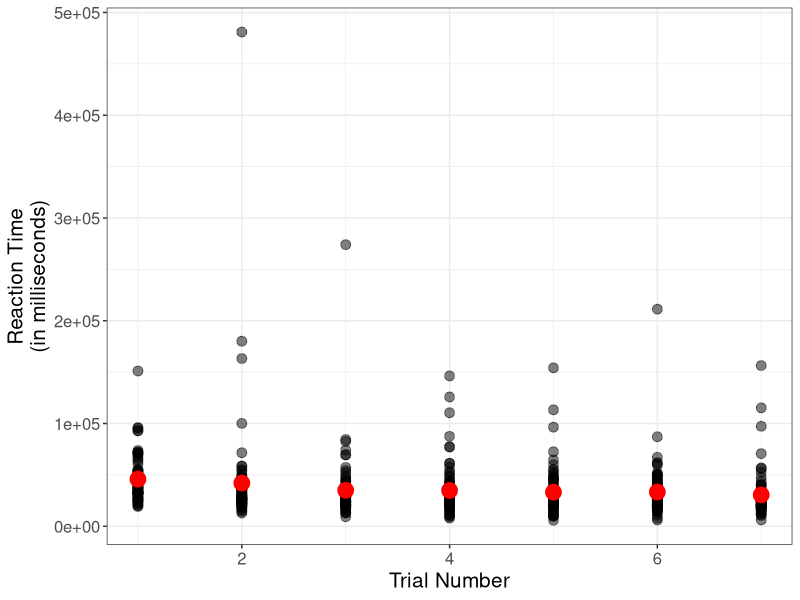
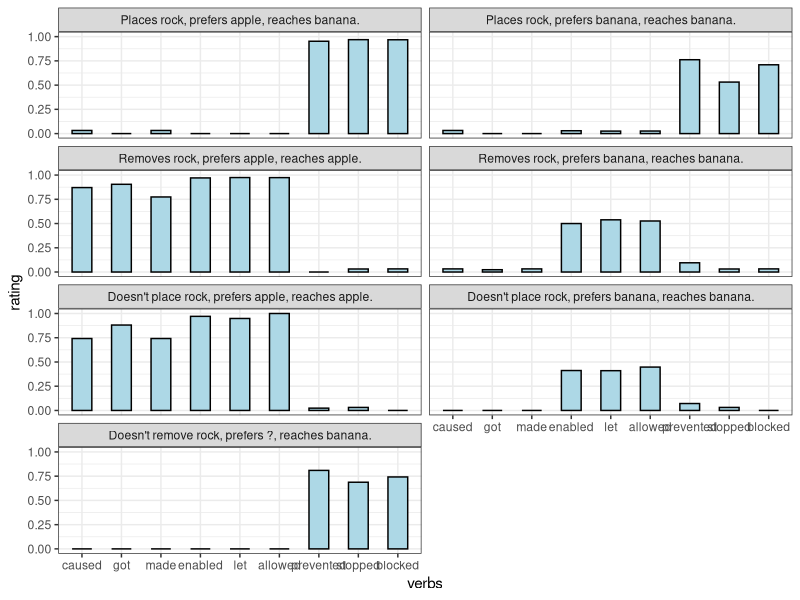
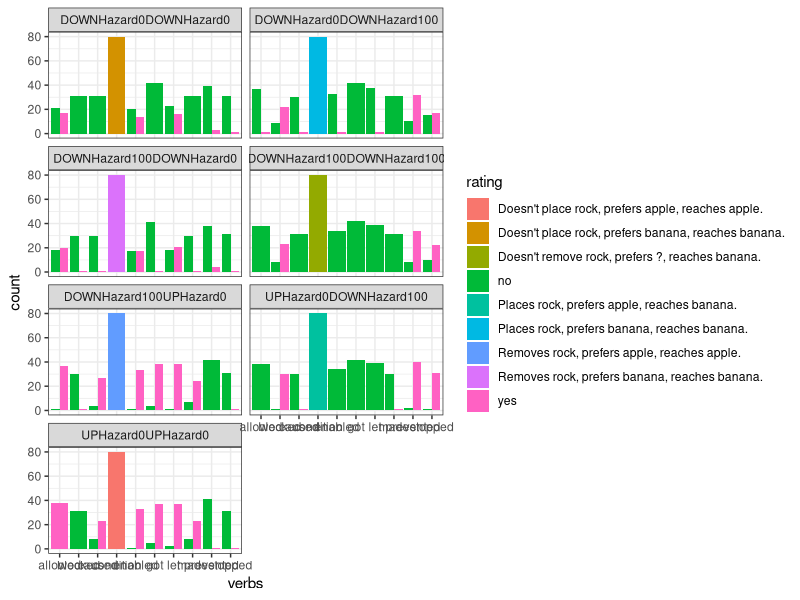

Source code (R) for these figures, in order:
## ---- chunk 1
library(tidyverse)
library(here)
library(writexl)

theme_set(theme_bw())
## ---- chunk 2
df_import=read_csv("data1.csv", show_col_types = TRUE) %>%
  filter(submission_id>292) 

df_postQuest = df_import %>%
  select(submission_id,comments, education, gender, languages)
unique(df_postQuest$comments)
## ---- chunk 3
library(plyr)
df_main = df_import %>%
 
  dplyr::rename(anon_worker_id = submission_id,
          choice0 = `yesno-choice0`,
          choice1 = `yesno-choice1`,
          choice2 = `yesno-choice2`,
          choice3 = `yesno-choice3`,
          choice4 = `yesno-choice4`) %>%
  select(anon_worker_id, RT, startTime, endTime, picture, question0, question1, question2, question3, question4, 
          trial_number, choice0, choice1, choice2, choice3, choice4) %>%
  mutate_at(vars(picture), funs(str_replace_all(., "(images/|\\.gif)", ""))) %>%
  mutate(condition = case_when(
    picture == 'DOWNHazard100UPHazard0' ~ "Removes rock, prefers apple, reaches apple.",
    picture == 'DOWNHazard100DOWNHazard0' ~ "Removes rock, prefers banana, reaches banana.",
    picture == 'UPHazard0DOWNHazard100' ~ "Places rock, prefers apple, reaches banana.",
    picture == "DOWNHazard0DOWNHazard100" ~ "Places rock, prefers banana, reaches banana.",
    picture == 'DOWNHazard100DOWNHazard100' ~ "Doesn't remove rock, prefers ?, reaches banana.",
    picture == 'UPHazard0UPHazard0' ~ "Doesn't place rock, prefers apple, reaches apple.", 
    picture == "DOWNHazard0DOWNHazard0" ~ "Doesn't place rock, prefers banana, reaches banana."
  ))

glimpse(df_import) 
## ---- chunk 4
movedpictures <- c('DOWNHazard100UPHazard0','DOWNHazard100DOWNHazard0','UPHazard0DOWNHazard100',"DOWNHazard0DOWNHazard100")
  nomovedpictures <- c('DOWNHazard100DOWNHazard100','UPHazard0UPHazard0', "DOWNHazard0DOWNHazard0")
  
  df_attention <- df_main %>%
    mutate(attention_answer = case_when(
      str_detect(question0, "<strong>moved</strong>") ~ choice0,
      str_detect(question1, "<strong>moved</strong>") ~ choice1,
      str_detect(question2, "<strong>moved</strong>") ~ choice2,    
      str_detect(question3, "<strong>moved</strong>") ~ choice3,
      str_detect(question4, "<strong>moved</strong>") ~ choice4,
      TRUE ~ "NA")) %>%
    mutate(attention_check = case_when(
      attention_answer == "yes" & picture %in% movedpictures ~ TRUE,
      attention_answer == "no" & picture %in% nomovedpictures ~ TRUE,
      TRUE ~ FALSE)) %>%
    group_by(anon_worker_id) %>%
    mutate(trialsPassed = sum(attention_check)) %>%
    ungroup() %>%
    filter(trialsPassed>6)
  
  table(df_attention$picture,df_attention$attention_check)
  
  # view(df_attention)
## ---- chunk 5
allowed_length=length(grep("<strong>allowed</strong>", df_attention$question0))+
  length(grep("<strong>allowed</strong>", df_attention$question1))+
  length(grep("<strong>allowed</strong>", df_attention$question2))+
  length(grep("<strong>allowed</strong>", df_attention$question3))+
  length(grep("<strong>allowed</strong>", df_attention$question4))
print(paste("Allowed = ", toString(allowed_length)))

let_length=length(grep("<strong>let</strong>", df_attention$question0))+
  length(grep("<strong>let</strong>", df_attention$question1))+
  length(grep("<strong>let</strong>", df_attention$question2))+
  length(grep("<strong>let</strong>", df_attention$question3))+
  length(grep("<strong>let</strong>", df_attention$question4))
print(paste("Let = ", toString(let_length)))

enabled_length=length(grep("<strong>enabled</strong>", df_attention$question0))+
  length(grep("<strong>enabled</strong>", df_attention$question1))+
  length(grep("<strong>enabled</strong>", df_attention$question2))+
  length(grep("<strong>enabled</strong>", df_attention$question3))+
  length(grep("<strong>enabled</strong>", df_attention$question4))
print(paste("Enabled = ", toString(enabled_length)))

caused_length=length(grep("<strong>caused</strong>", df_attention$question0))+
  length(grep("<strong>caused</strong>", df_attention$question1))+
  length(grep("<strong>caused</strong>", df_attention$question2))+
  length(grep("<strong>caused</strong>", df_attention$question3))+
  length(grep("<strong>caused</strong>", df_attention$question4))
print(paste("Caused = ", toString(caused_length)))

made_length=length(grep("<strong>made</strong>", df_attention$question0))+
  length(grep("<strong>made</strong>", df_attention$question1))+
  length(grep("<strong>made</strong>", df_attention$question2))+
  length(grep("<strong>made</strong>", df_attention$question3))+
  length(grep("<strong>made</strong>", df_attention$question4))
print(paste("Made = ", toString(made_length)))

got_length=length(grep("<strong>got</strong>", df_attention$question0))+
  length(grep("<strong>got</strong>", df_attention$question1))+
  length(grep("<strong>got</strong>", df_attention$question2))+
  length(grep("<strong>got</strong>", df_attention$question3))+
  length(grep("<strong>got</strong>", df_attention$question4))
print(paste("Got = ", toString(got_length)))

prevented_length=length(grep("<strong>prevented</strong>", df_attention$question0))+
  length(grep("<strong>prevented</strong>", df_attention$question1))+
  length(grep("<strong>prevented</strong>", df_attention$question2))+
  length(grep("<strong>prevented</strong>", df_attention$question3))+
  length(grep("<strong>prevented</strong>", df_attention$question4))
print(paste("Prevented = ", toString(prevented_length)))

stopped_length=length(grep("<strong>stopped</strong>", df_attention$question0))+
  length(grep("<strong>stopped</strong>", df_attention$question1))+
  length(grep("<strong>stopped</strong>", df_attention$question2))+
  length(grep("<strong>stopped</strong>", df_attention$question3))+
  length(grep("<strong>stopped</strong>", df_attention$question4))
print(paste("Stopped = ", toString(stopped_length)))

blocked_length=length(grep("<strong>blocked</strong>", df_attention$question0))+
  length(grep("<strong>blocked</strong>", df_attention$question1))+
  length(grep("<strong>blocked</strong>", df_attention$question2))+
  length(grep("<strong>blocked</strong>", df_attention$question3))+
  length(grep("<strong>blocked</strong>", df_attention$question4))
print(paste("Blocked = ", toString(blocked_length)))

#Allowed: 259
#Let: 225
#Enabled: 189
#Caused: 182
#Made: 196
#Got: 280
#Prevented: 273
#Stopped: 196
#Blocked: 203
## ---- chunk 6
df_main %>%
  select(trial_number, RT) %>%
  ggplot(., aes(x=trial_number, y=RT)) +
    geom_point(size=3, alpha=0.5) +
    stat_summary(fun.data = "mean_cl_boot",
                 geom = "errorbar",
                 width = 0.2,
                 color = "grey") +
    stat_summary(fun = "mean", 
                 geom = "point",
                 color = "red",
                 size = 5) +
    xlab("Trial Number") +
    ylab("Reaction Time\n(in milliseconds)") +
    theme(axis.text = element_text(size=12),
          axis.title = element_text(size=15))
## ---- chunk 7
# glimpse(df_main)

df_clean = df_main %>%
  select(anon_worker_id, question0, question1, question2, question3, question4, 
        choice0, choice1, choice2, choice3, choice4, picture, condition) %>%
  mutate(got = case_when(
    str_detect(question0, "<strong>got</strong>") ~ choice0,
    str_detect(question1, "<strong>got</strong>") ~ choice1,
    str_detect(question2, "<strong>got</strong>") ~ choice2,
    str_detect(question3, "<strong>got</strong>") ~ choice3,
    str_detect(question4, "<strong>got</strong>") ~ choice4,
    TRUE ~ "NA"
  )) %>%
  mutate(allowed = case_when(
    str_detect(question0, "<strong>allowed</strong>") ~ choice0,
    str_detect(question1, "<strong>allowed</strong>") ~ choice1,
    str_detect(question2, "<strong>allowed</strong>") ~ choice2,
    str_detect(question3, "<strong>allowed</strong>") ~ choice3,
    str_detect(question4, "<strong>allowed</strong>") ~ choice4,
    TRUE ~ "NA"
  )) %>%
  # TODO: to the other verbs
  mutate(made = case_when(
    str_detect(question0, "<strong>made</strong>") ~ choice0,
    str_detect(question1, "<strong>made</strong>") ~ choice1,
    str_detect(question2, "<strong>made</strong>") ~ choice2,
    str_detect(question3, "<strong>made</strong>") ~ choice3,
    str_detect(question4, "<strong>made</strong>") ~ choice4,
    TRUE ~ "NA"
  )) %>%
  mutate(caused = case_when(
    str_detect(question0, "<strong>caused</strong>") ~ choice0,
    str_detect(question1, "<strong>caused</strong>") ~ choice1,
    str_detect(question2, "<strong>caused</strong>") ~ choice2,
    str_detect(question3, "<strong>caused</strong>") ~ choice3,
    str_detect(question4, "<strong>caused</strong>") ~ choice4,
    TRUE ~ "NA"
  )) %>%
  mutate(enabled = case_when(
    str_detect(question0, "<strong>enabled</strong>") ~ choice0,
    str_detect(question1, "<strong>enabled</strong>") ~ choice1,
    str_detect(question2, "<strong>enabled</strong>") ~ choice2,
    str_detect(question3, "<strong>enabled</strong>") ~ choice3,
    str_detect(question4, "<strong>enabled</strong>") ~ choice4,
    TRUE ~ "NA"
  )) %>%
  mutate(let = case_when(
    str_detect(question0, "<strong>let</strong>") ~ choice0,
    str_detect(question1, "<strong>let</strong>") ~ choice1,
    str_detect(question2, "<strong>let</strong>") ~ choice2,
    str_detect(question3, "<strong>let</strong>") ~ choice3,
    str_detect(question4, "<strong>let</strong>") ~ choice4,
    TRUE ~ "NA"
  )) %>%
  mutate(prevented = case_when(
    str_detect(question0, "<strong>prevented</strong>") ~ choice0,
    str_detect(question1, "<strong>prevented</strong>") ~ choice1,
    str_detect(question2, "<strong>prevented</strong>") ~ choice2,
    str_detect(question3, "<strong>prevented</strong>") ~ choice3,
    str_detect(question4, "<strong>prevented</strong>") ~ choice4,
    TRUE ~ "NA"
  )) %>%
  mutate(stopped = case_when(
    str_detect(question0, "<strong>stopped</strong>") ~ choice0,
    str_detect(question1, "<strong>stopped</strong>") ~ choice1,
    str_detect(question2, "<strong>stopped</strong>") ~ choice2,
    str_detect(question3, "<strong>stopped</strong>") ~ choice3,
    str_detect(question4, "<strong>stopped</strong>") ~ choice4,
    TRUE ~ "NA"
  )) %>%
  mutate(blocked = case_when(
    str_detect(question0, "<strong>blocked</strong>") ~ choice0,
    str_detect(question1, "<strong>blocked</strong>") ~ choice1,
    str_detect(question2, "<strong>blocked</strong>") ~ choice2,
    str_detect(question3, "<strong>blocked</strong>") ~ choice3,
    str_detect(question4, "<strong>blocked</strong>") ~ choice4,
    TRUE ~ "NA"
  )) %>%
  select(anon_worker_id, got, allowed, made, caused, enabled, let, prevented, stopped, blocked, picture, condition)

  glimpse(df_clean)
  
  write.csv(df_clean,"english_cleaned.csv", row.names = FALSE)


## ---- chunk 8
fun_mean <- function(x){return(round(data.frame(y=mean(x),label=mean(x,na.rm=T)),digit=2))}

df_tidy = df_clean %>%
  gather(verbs, rating, -anon_worker_id, -picture, -condition) %>%
  filter(rating != "NA") %>%
  mutate_at(vars(rating), funs(case_when(
    rating == "no" ~ 0,
    rating == "yes" ~ 1,
    TRUE ~ 404
  ))) 
df_tidy %>%
  mutate_at(vars(verbs), funs(fct_relevel(.,c("caused", "got", "made", "enabled", "let", "allowed", "prevented", "stopped", "blocked")))) %>%
  mutate_at(vars(condition), funs(fct_relevel(.,c("Places rock, prefers apple, reaches banana.", 
                                                  "Places rock, prefers banana, reaches banana.",
                                                  "Removes rock, prefers apple, reaches apple.",
                                                  "Removes rock, prefers banana, reaches banana.",
                                                  "Doesn't place rock, prefers apple, reaches apple.",
                                                  "Doesn't place rock, prefers banana, reaches banana.")))) %>%
  ggplot(., aes(x=verbs, y=rating)) +
    facet_wrap(vars(condition), nrow=4) +
    stat_summary(fun = "mean", 
                 geom = "bar",
                 color = "black",
                 fill = "lightblue",
                 width = .5) +
    # stat_summary(fun.data = fun_mean, geom="text", vjust=-0.7, size=1) +
    stat_summary(fun.data = "mean_cl_boot",
                   geom = "errorbar",
                   width = 0.2,
                   color = "grey")


## ---- chunk 9
df_clean %>%
  gather(verbs, rating, -anon_worker_id, -picture) %>%
  filter(rating != "NA") %>%
  ggplot(., aes(x=verbs, fill=rating)) +
    facet_wrap(vars(picture), nrow=4) +
    geom_bar(stat="count", position=position_dodge())
## ---- chunk 10
averages <- tapply(df_tidy$rating, list(df_tidy$verbs, df_tidy$condition), mean)

std <- tapply(df_tidy$rating, list(df_tidy$verbs, df_tidy$condition), sd)

se <- std/sqrt(72)

alpha <- 0.05
degrees.freedom = 72 - 1
t.score = qt(p=alpha/2, df=degrees.freedom,lower.tail=F)

margin_error <- t.score * se

df_prevent_ex <- filter(df_tidy, verbs == "prevented" & condition=="Places rock, prefers banana, reaches banana.")
  
df_stopped_ex <- filter(df_tidy, verbs == "stopped" & condition=="Places rock, prefers banana, reaches banana.")

## ---- chunk 11
unique(df_tidy$condition)
unique(df_tidy$verbs)
glimpse(df_tidy)
## ---- chunk 12
# average_e_cause <- tapply(df_tidy$rating, list(df_tidy$verbs=="caused" or "made" or "got", df_tidy$condition=="Doesn't place rock, prefers apple, reaches apple."), mean)
average_e_cause <- tapply(df_tidy$rating==TRUE, list(df_tidy$verbs %in% c("caused", "made", "got"), df_tidy$condition=="Doesn't place rock, prefers apple, reaches apple."), mean)
average_e_cause

average_e_enable <- tapply(df_tidy$rating==TRUE, list(df_tidy$verbs %in% c("enabled", "allowed", "let"), df_tidy$condition=="Doesn't place rock, prefers apple, reaches apple."), mean)
average_e_enable

average_f_enable <- tapply(df_tidy$rating==TRUE, list(df_tidy$verbs %in% c("enabled", "allowed", "let"), df_tidy$condition=="Doesn't place rock, prefers banana, reaches banana."), mean)
average_f_enable

average_g_prevent <- tapply(df_tidy$rating==TRUE, list(df_tidy$verbs %in% c("stopped", "prevented", "blocked"), df_tidy$condition=="Doesn't remove rock, prefers ?, reaches banana."), mean)
average_g_prevent
## ---- chunk 13
#figure e
result1 = df_tidy %>% 
  filter(condition=="Doesn't place rock, prefers apple, reaches apple.") %>% 
  filter(verbs %in% c("caused", "made", "got")) 

result1 = result1 %>%
  aggregate(rating ~ anon_worker_id, FUN = mean)

result1$condition <- "Doesn't place rock, prefers apple, reaches apple."
result1$verbs <- "causing"

#figure e
result2 = df_tidy %>%
  filter(condition=="Doesn't place rock, prefers apple, reaches apple.") %>%
  filter(verbs %in% c("enabled", "allowed", "let"))

result2 = result2 %>%
  aggregate(rating ~ anon_worker_id, FUN = mean)

result2$condition <- "Doesn't place rock, prefers apple, reaches apple."
result2$verbs = "enabling"

#figure f
result3 = df_tidy %>%
  filter(condition=="Doesn't place rock, prefers banana, reaches banana.") %>%
  filter(verbs %in% c("enabled", "allowed", "let"))

result3 = result3 %>%
  aggregate(rating ~ anon_worker_id, FUN = mean)

result3$condition <- "Doesn't place rock, prefers banana, reaches banana."
result3$verbs = "enabling"

#figure g
result4 = df_tidy %>%
  filter(condition=="Doesn't remove rock, prefers ?, reaches banana.") %>%
  filter(verbs %in% c("prevented", "stopped", "blocked"))

result4 = result4 %>%
  aggregate(rating ~ anon_worker_id, FUN = mean)

result4$condition <- "Doesn't remove rock, prefers ?, reaches banana."
result4$condition <- "preventing"
## ---- chunk 14
prop_test_e_cause <- t.test(result1$rating, alternative = "greater", mu=0)
# Calculate degrees of freedom
length(result1$rating) - 1
prop_test_e_cause$p.value
prop_test_e_cause$statistic

prop_test_e_enable <- t.test(result2$rating, alternative = "greater", mu=0)
# Calculate degrees of freedom
length(result2$rating) - 1
prop_test_e_enable$p.value
prop_test_e_enable$statistic

# also relevant to hypothesis 2
prop_test_f_enable <- t.test(result3$rating, alternative = "greater", mu=0)
length(result3$rating) - 1
prop_test_f_enable$p.value
prop_test_f_enable$statistic

#also relevant to hypothesis 3
prop_test_g_prevent <- t.test(result4$rating, alternative = "greater", mu=0)
length(result4$rating) - 1
prop_test_g_prevent$p.value
prop_test_g_prevent$statistic
## ---- chunk 15
#figure d
result5 = df_tidy %>% 
  filter(condition=="Removes rock, prefers banana, reaches banana.") %>% 
  filter(verbs %in% c("enabled", "allowed", "let"))

result5 = result5 %>%
  aggregate(rating ~ anon_worker_id, FUN = mean)

result5$condition <- "Removes rock, prefers banana, reaches banana."
result5$verbs <- "enabling"

prop_test_d_enable <- t.test(result5$rating, alternative = "greater", mu=0)
length(result5$rating) - 1
prop_test_d_enable$p.value
prop_test_d_enable$statistic

## ---- chunk 16
#figure b
result6 = df_tidy %>%
  filter(condition=="Places rock, prefers banana, reaches banana.") %>%
  filter(verbs %in% c("prevented", "stopped", "blocked")) 

result6 = result6 %>%
  aggregate(rating ~ anon_worker_id, FUN = mean)

result6$condition <- "Places rock, prefers banana, reaches banana."
result6$verbs <- "preventing"

prop_test_b_prevent <- t.test(result6$rating, alternative = "greater", mu=0)
length(result6$rating) - 1
prop_test_b_prevent$p.value
prop_test_b_prevent$statistic
